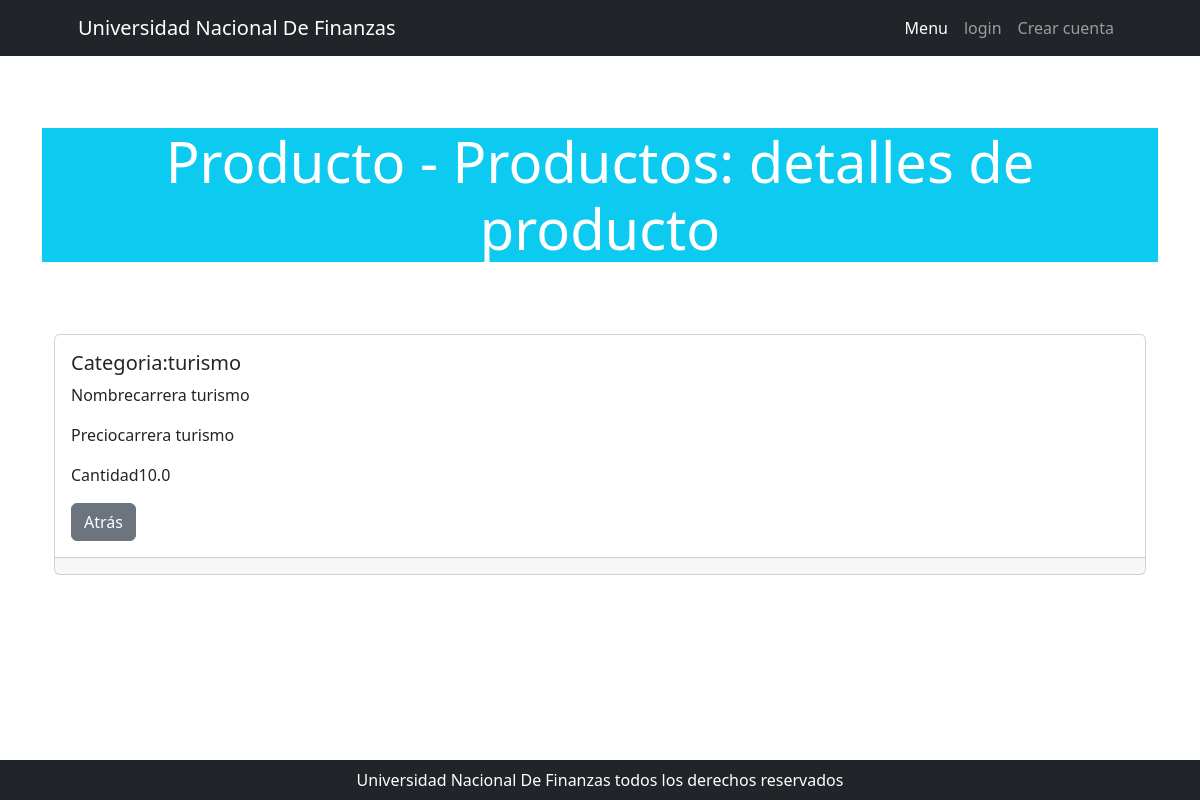
Screenshot of /producto/producto/detail/5 with the database file from the repository.
### producto/models.py (models this page shows, shortened)
class Producto(models.Model):
    categoria_id = models.ForeignKey(ProductoCategoria, null=True, blank=True, on_delete=models.SET_NULL)
    nombre = models.CharField(max_length=200)
    unidad_de_medida = models.CharField(max_length=200, null=True, blank=True)
    cantidad = models.FloatField()
    precio = models.DecimalField(max_digits=10, decimal_places=2)
    descripcion = models.TextField(null=True, blank=True, editable=True, default=timezone.now)
    class Meta:
        verbose_name = "producto"
        verbose_name_plural = "productos"

class ProductoCategoria(models.Model):
    nombre = models.CharField(max_length=200, unique=True)
    descripcion = models.CharField(max_length=200, null=True, blank=True)
    def __str__(self):
        return self.nombre
    class Meta:
        verbose_name = "categoría de producto"
        verbose_name_plural = "categorías de producto"

### producto/views.py (the view)
# urls.py: path("producto/detail/<int:pk>", ProductoDetail.as_view(), name="producto_detail"),
class ProductoDetail(DetailView):
    model = Producto

### producto/templates/producto/producto_detail.html (shortened to what this page needs)
{% extends 'core/base.html' %}
{% block body_title %}
Producto - Productos: detalles de producto
{% endblock body_title %}
{% block content %}
<div class="card mb-3">
    <div class="card-body">
      <h5 class="card-title">Categoria:{{ object.categoria_id }}</h5>
      <p class="card-text">Nombre{{ object.nombre }}</p>
      <p class="card-text">Precio{{ object.nombre }}</p>
      <p class="card-text">Cantidad{{ object.cantidad }}</p>
      <a href="{% url 'producto:producto_list' %}" class="btn btn-secondary">Atrás</a>
    </div>
    <div class="card-footer d-flex justify-content-end">
    </div>
  </div>
{% endblock content %}

### rows the page displays
Producto: categoria_id "turismo", nombre "carrera turismo", cantidad "10.0"
